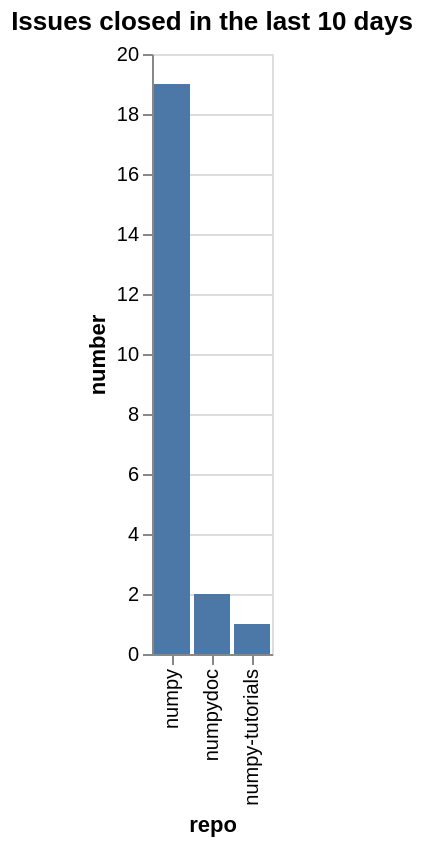

Vega-Lite specification for this chart:
### Vega-Lite specification from a JSON file in a GitHub repository (floating-point values rounded to 4 significant figures)
{"config": {"view": {"continuousWidth": 400, "continuousHeight": 300}}, "data": {"name": "data-43e73232475a138cf0a167f9db8f8cab"}, "mark": "bar", "encoding": {"x": {"type": "nominal", "field": "repo", "sort": ["numpy", "numpydoc", "numpy-tutorials"]}, "y": {"type": "quantitative", "field": "number"}}, "title": "Issues closed in the last 10 days", "$schema": "https://vega.github.io/schema/vega-lite/v5.json", "datasets": {"data-43e73232475a138cf0a167f9db8f8cab": [{"org": "numpy", "repo": "numpy", "number": 19, "org/repo": "numpy/numpy"}, {"org": "numpy", "repo": "numpy-tutorials", "number": 1, "org/repo": "numpy/numpy-tutorials"}, {"org": "numpy", "repo": "numpydoc", "number": 2, "org/repo": "numpy/numpydoc"}]}}
